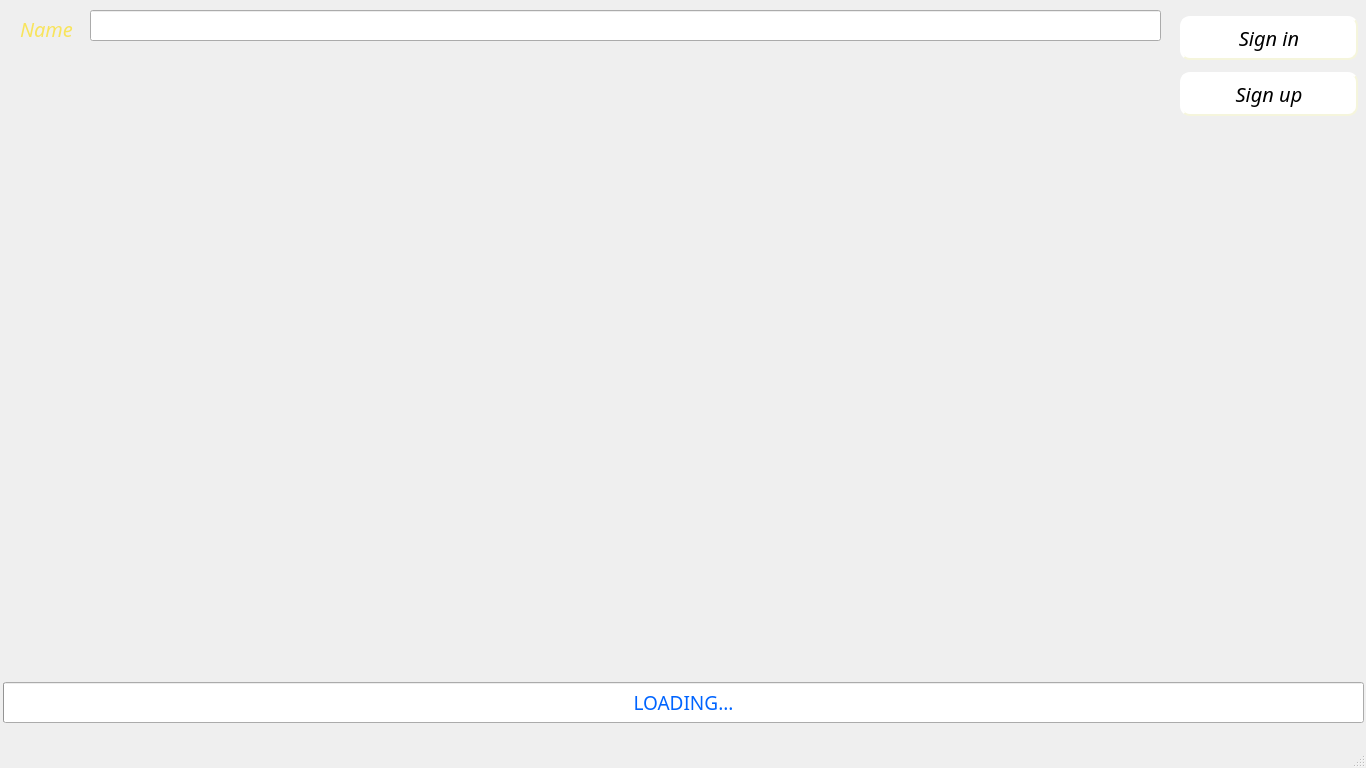
<?xml version="1.0" encoding="UTF-8"?>
<ui version="4.0">
 <class>MainWindow</class>
 <widget class="QMainWindow" name="MainWindow">
  <property name="geometry">
   <rect>
    <x>0</x>
    <y>0</y>
    <width>1366</width>
    <height>768</height>
   </rect>
  </property>
  <property name="palette">
   <palette>
    <active>
     <colorrole role="Highlight">
      <brush brushstyle="SolidPattern">
       <color alpha="255">
        <red>255</red>
        <green>77</green>
        <blue>214</blue>
       </color>
      </brush>
     </colorrole>
    </active>
    <inactive>
     <colorrole role="Highlight">
      <brush brushstyle="SolidPattern">
       <color alpha="255">
        <red>255</red>
        <green>77</green>
        <blue>214</blue>
       </color>
      </brush>
     </colorrole>
    </inactive>
    <disabled/>
   </palette>
  </property>
  <property name="cursor">
   <cursorShape>ArrowCursor</cursorShape>
  </property>
  <property name="windowTitle">
   <string>Splendor</string>
  </property>
  <property name="styleSheet">
   <string notr="true"/>
  </property>
  <widget class="QWidget" name="centralwidget">
   <widget class="QLabel" name="loding_bg_lb">
    <property name="enabled">
     <bool>true</bool>
    </property>
    <property name="geometry">
     <rect>
      <x>0</x>
      <y>0</y>
      <width>1366</width>
      <height>768</height>
     </rect>
    </property>
    <property name="cursor">
     <cursorShape>ArrowCursor</cursorShape>
    </property>
    <property name="styleSheet">
     <string notr="true">border-image:url(:/images/loading2.png)</string>
    </property>
    <property name="text">
     <string/>
    </property>
   </widget>
   <widget class="QProgressBar" name="loading_pb">
    <property name="geometry">
     <rect>
      <x>3</x>
      <y>682</y>
      <width>1361</width>
      <height>41</height>
     </rect>
    </property>
    <property name="palette">
     <palette>
      <active>
       <colorrole role="WindowText">
        <brush brushstyle="SolidPattern">
         <color alpha="255">
          <red>0</red>
          <green>126</green>
          <blue>255</blue>
         </color>
        </brush>
       </colorrole>
       <colorrole role="Text">
        <brush brushstyle="SolidPattern">
         <color alpha="255">
          <red>0</red>
          <green>100</green>
          <blue>255</blue>
         </color>
        </brush>
       </colorrole>
       <colorrole role="Highlight">
        <brush brushstyle="SolidPattern">
         <color alpha="255">
          <red>0</red>
          <green>69</green>
          <blue>255</blue>
         </color>
        </brush>
       </colorrole>
      </active>
      <inactive>
       <colorrole role="WindowText">
        <brush brushstyle="SolidPattern">
         <color alpha="255">
          <red>0</red>
          <green>126</green>
          <blue>255</blue>
         </color>
        </brush>
       </colorrole>
       <colorrole role="Text">
        <brush brushstyle="SolidPattern">
         <color alpha="255">
          <red>0</red>
          <green>100</green>
          <blue>255</blue>
         </color>
        </brush>
       </colorrole>
       <colorrole role="Highlight">
        <brush brushstyle="SolidPattern">
         <color alpha="255">
          <red>0</red>
          <green>69</green>
          <blue>255</blue>
         </color>
        </brush>
       </colorrole>
      </inactive>
      <disabled/>
     </palette>
    </property>
    <property name="font">
     <font>
      <family>Mandali</family>
      <pointsize>14</pointsize>
      <italic>false</italic>
     </font>
    </property>
    <property name="cursor">
     <cursorShape>WaitCursor</cursorShape>
    </property>
    <property name="value">
     <number>0</number>
    </property>
    <property name="textVisible">
     <bool>true</bool>
    </property>
    <property name="format">
     <string>LOADING...</string>
    </property>
   </widget>
   <widget class="QLabel" name="homescreen_bg_lb">
    <property name="geometry">
     <rect>
      <x>0</x>
      <y>0</y>
      <width>1366</width>
      <height>768</height>
     </rect>
    </property>
    <property name="styleSheet">
     <string notr="true">border-image:url(:/images/homeScreen.png)</string>
    </property>
    <property name="text">
     <string/>
    </property>
   </widget>
   <widget class="QWidget" name="verticalLayoutWidget">
    <property name="geometry">
     <rect>
      <x>1180</x>
      <y>10</y>
      <width>178</width>
      <height>112</height>
     </rect>
    </property>
    <layout class="QVBoxLayout" name="verticalLayout">
     <item>
      <widget class="QPushButton" name="signin_bt">
       <property name="palette">
        <palette>
         <active>
          <colorrole role="WindowText">
           <brush brushstyle="SolidPattern">
            <color alpha="255">
             <red>0</red>
             <green>0</green>
             <blue>0</blue>
            </color>
           </brush>
          </colorrole>
          <colorrole role="Button">
           <brush brushstyle="SolidPattern">
            <color alpha="255">
             <red>255</red>
             <green>255</green>
             <blue>255</blue>
            </color>
           </brush>
          </colorrole>
          <colorrole role="Text">
           <brush brushstyle="SolidPattern">
            <color alpha="255">
             <red>0</red>
             <green>0</green>
             <blue>0</blue>
            </color>
           </brush>
          </colorrole>
          <colorrole role="ButtonText">
           <brush brushstyle="SolidPattern">
            <color alpha="255">
             <red>0</red>
             <green>43</green>
             <blue>255</blue>
            </color>
           </brush>
          </colorrole>
          <colorrole role="Base">
           <brush brushstyle="SolidPattern">
            <color alpha="255">
             <red>255</red>
             <green>255</green>
             <blue>255</blue>
            </color>
           </brush>
          </colorrole>
          <colorrole role="Window">
           <brush brushstyle="SolidPattern">
            <color alpha="255">
             <red>255</red>
             <green>255</green>
             <blue>255</blue>
            </color>
           </brush>
          </colorrole>
          <colorrole role="PlaceholderText">
           <brush brushstyle="SolidPattern">
            <color alpha="128">
             <red>0</red>
             <green>0</green>
             <blue>0</blue>
            </color>
           </brush>
          </colorrole>
         </active>
         <inactive>
          <colorrole role="WindowText">
           <brush brushstyle="SolidPattern">
            <color alpha="255">
             <red>0</red>
             <green>0</green>
             <blue>0</blue>
            </color>
           </brush>
          </colorrole>
          <colorrole role="Button">
           <brush brushstyle="SolidPattern">
            <color alpha="255">
             <red>255</red>
             <green>255</green>
             <blue>255</blue>
            </color>
           </brush>
          </colorrole>
          <colorrole role="Text">
           <brush brushstyle="SolidPattern">
            <color alpha="255">
             <red>0</red>
             <green>0</green>
             <blue>0</blue>
            </color>
           </brush>
          </colorrole>
          <colorrole role="ButtonText">
           <brush brushstyle="SolidPattern">
            <color alpha="255">
             <red>0</red>
             <green>43</green>
             <blue>255</blue>
            </color>
           </brush>
          </colorrole>
          <colorrole role="Base">
           <brush brushstyle="SolidPattern">
            <color alpha="255">
             <red>255</red>
             <green>255</green>
             <blue>255</blue>
            </color>
           </brush>
          </colorrole>
          <colorrole role="Window">
           <brush brushstyle="SolidPattern">
            <color alpha="255">
             <red>255</red>
             <green>255</green>
             <blue>255</blue>
            </color>
           </brush>
          </colorrole>
          <colorrole role="PlaceholderText">
           <brush brushstyle="SolidPattern">
            <color alpha="128">
             <red>0</red>
             <green>0</green>
             <blue>0</blue>
            </color>
           </brush>
          </colorrole>
         </inactive>
         <disabled>
          <colorrole role="WindowText">
           <brush brushstyle="SolidPattern">
            <color alpha="255">
             <red>0</red>
             <green>0</green>
             <blue>0</blue>
            </color>
           </brush>
          </colorrole>
          <colorrole role="Button">
           <brush brushstyle="SolidPattern">
            <color alpha="255">
             <red>255</red>
             <green>255</green>
             <blue>255</blue>
            </color>
           </brush>
          </colorrole>
          <colorrole role="Text">
           <brush brushstyle="SolidPattern">
            <color alpha="255">
             <red>0</red>
             <green>0</green>
             <blue>0</blue>
            </color>
           </brush>
          </colorrole>
          <colorrole role="ButtonText">
           <brush brushstyle="SolidPattern">
            <color alpha="255">
             <red>0</red>
             <green>0</green>
             <blue>0</blue>
            </color>
           </brush>
          </colorrole>
          <colorrole role="Base">
           <brush brushstyle="SolidPattern">
            <color alpha="255">
             <red>255</red>
             <green>255</green>
             <blue>255</blue>
            </color>
           </brush>
          </colorrole>
          <colorrole role="Window">
           <brush brushstyle="SolidPattern">
            <color alpha="255">
             <red>255</red>
             <green>255</green>
             <blue>255</blue>
            </color>
           </brush>
          </colorrole>
          <colorrole role="PlaceholderText">
           <brush brushstyle="SolidPattern">
            <color alpha="128">
             <red>0</red>
             <green>0</green>
             <blue>0</blue>
            </color>
           </brush>
          </colorrole>
         </disabled>
        </palette>
       </property>
       <property name="font">
        <font>
         <family>Mandali</family>
         <pointsize>15</pointsize>
         <italic>true</italic>
        </font>
       </property>
       <property name="styleSheet">
        <string notr="true">color:black;
background-color:white;
border-style: outset;
border-width: 2px;
border-radius: 10px;
border-color: beige;
padding: 6px;
</string>
       </property>
       <property name="text">
        <string>Sign in</string>
       </property>
      </widget>
     </item>
     <item>
      <widget class="QPushButton" name="signup_bt">
       <property name="palette">
        <palette>
         <active>
          <colorrole role="WindowText">
           <brush brushstyle="SolidPattern">
            <color alpha="255">
             <red>0</red>
             <green>0</green>
             <blue>0</blue>
            </color>
           </brush>
          </colorrole>
          <colorrole role="Button">
           <brush brushstyle="SolidPattern">
            <color alpha="255">
             <red>255</red>
             <green>255</green>
             <blue>255</blue>
            </color>
           </brush>
          </colorrole>
          <colorrole role="Text">
           <brush brushstyle="SolidPattern">
            <color alpha="255">
             <red>0</red>
             <green>0</green>
             <blue>0</blue>
            </color>
           </brush>
          </colorrole>
          <colorrole role="ButtonText">
           <brush brushstyle="SolidPattern">
            <color alpha="255">
             <red>0</red>
             <green>43</green>
             <blue>255</blue>
            </color>
           </brush>
          </colorrole>
          <colorrole role="Base">
           <brush brushstyle="SolidPattern">
            <color alpha="255">
             <red>255</red>
             <green>255</green>
             <blue>255</blue>
            </color>
           </brush>
          </colorrole>
          <colorrole role="Window">
           <brush brushstyle="SolidPattern">
            <color alpha="255">
             <red>255</red>
             <green>255</green>
             <blue>255</blue>
            </color>
           </brush>
          </colorrole>
          <colorrole role="PlaceholderText">
           <brush brushstyle="SolidPattern">
            <color alpha="128">
             <red>0</red>
             <green>0</green>
             <blue>0</blue>
            </color>
           </brush>
          </colorrole>
         </active>
         <inactive>
          <colorrole role="WindowText">
           <brush brushstyle="SolidPattern">
            <color alpha="255">
             <red>0</red>
             <green>0</green>
             <blue>0</blue>
            </color>
           </brush>
          </colorrole>
          <colorrole role="Button">
           <brush brushstyle="SolidPattern">
            <color alpha="255">
             <red>255</red>
             <green>255</green>
             <blue>255</blue>
            </color>
           </brush>
          </colorrole>
          <colorrole role="Text">
           <brush brushstyle="SolidPattern">
            <color alpha="255">
             <red>0</red>
             <green>0</green>
             <blue>0</blue>
            </color>
           </brush>
          </colorrole>
          <colorrole role="ButtonText">
           <brush brushstyle="SolidPattern">
            <color alpha="255">
             <red>0</red>
             <green>43</green>
             <blue>255</blue>
            </color>
           </brush>
          </colorrole>
          <colorrole role="Base">
           <brush brushstyle="SolidPattern">
            <color alpha="255">
             <red>255</red>
             <green>255</green>
             <blue>255</blue>
            </color>
           </brush>
          </colorrole>
          <colorrole role="Window">
           <brush brushstyle="SolidPattern">
            <color alpha="255">
             <red>255</red>
             <green>255</green>
             <blue>255</blue>
            </color>
           </brush>
          </colorrole>
          <colorrole role="PlaceholderText">
           <brush brushstyle="SolidPattern">
            <color alpha="128">
             <red>0</red>
             <green>0</green>
             <blue>0</blue>
            </color>
           </brush>
          </colorrole>
         </inactive>
         <disabled>
          <colorrole role="WindowText">
           <brush brushstyle="SolidPattern">
            <color alpha="255">
             <red>0</red>
             <green>0</green>
             <blue>0</blue>
            </color>
           </brush>
          </colorrole>
          <colorrole role="Button">
           <brush brushstyle="SolidPattern">
            <color alpha="255">
             <red>255</red>
             <green>255</green>
             <blue>255</blue>
            </color>
           </brush>
          </colorrole>
          <colorrole role="Text">
           <brush brushstyle="SolidPattern">
            <color alpha="255">
             <red>0</red>
             <green>0</green>
             <blue>0</blue>
            </color>
           </brush>
          </colorrole>
          <colorrole role="ButtonText">
           <brush brushstyle="SolidPattern">
            <color alpha="255">
             <red>0</red>
             <green>0</green>
             <blue>0</blue>
            </color>
           </brush>
          </colorrole>
          <colorrole role="Base">
           <brush brushstyle="SolidPattern">
            <color alpha="255">
             <red>255</red>
             <green>255</green>
             <blue>255</blue>
            </color>
           </brush>
          </colorrole>
          <colorrole role="Window">
           <brush brushstyle="SolidPattern">
            <color alpha="255">
             <red>255</red>
             <green>255</green>
             <blue>255</blue>
            </color>
           </brush>
          </colorrole>
          <colorrole role="PlaceholderText">
           <brush brushstyle="SolidPattern">
            <color alpha="128">
             <red>0</red>
             <green>0</green>
             <blue>0</blue>
            </color>
           </brush>
          </colorrole>
         </disabled>
        </palette>
       </property>
       <property name="font">
        <font>
         <family>Mandali</family>
         <pointsize>15</pointsize>
         <italic>true</italic>
        </font>
       </property>
       <property name="styleSheet">
        <string notr="true">color:black;
background-color:white;
border-style: outset;
border-width: 2px;
border-radius: 10px;
border-color: beige;
padding: 6px;
</string>
       </property>
       <property name="text">
        <string>Sign up</string>
       </property>
      </widget>
     </item>
    </layout>
   </widget>
   <widget class="QLabel" name="name_lb">
    <property name="geometry">
     <rect>
      <x>20</x>
      <y>13</y>
      <width>61</width>
      <height>31</height>
     </rect>
    </property>
    <property name="palette">
     <palette>
      <active>
       <colorrole role="WindowText">
        <brush brushstyle="SolidPattern">
         <color alpha="255">
          <red>248</red>
          <green>228</green>
          <blue>92</blue>
         </color>
        </brush>
       </colorrole>
      </active>
      <inactive>
       <colorrole role="WindowText">
        <brush brushstyle="SolidPattern">
         <color alpha="255">
          <red>248</red>
          <green>228</green>
          <blue>92</blue>
         </color>
        </brush>
       </colorrole>
      </inactive>
      <disabled/>
     </palette>
    </property>
    <property name="font">
     <font>
      <family>Mandali</family>
      <pointsize>15</pointsize>
      <italic>true</italic>
     </font>
    </property>
    <property name="text">
     <string>Name</string>
    </property>
   </widget>
   <widget class="QLineEdit" name="name_le">
    <property name="geometry">
     <rect>
      <x>90</x>
      <y>10</y>
      <width>1071</width>
      <height>31</height>
     </rect>
    </property>
    <property name="font">
     <font>
      <family>Mandali</family>
      <pointsize>15</pointsize>
      <italic>true</italic>
     </font>
    </property>
   </widget>
  </widget>
  <widget class="QMenuBar" name="menubar">
   <property name="geometry">
    <rect>
     <x>0</x>
     <y>0</y>
     <width>1366</width>
     <height>22</height>
    </rect>
   </property>
  </widget>
  <widget class="QStatusBar" name="statusbar"/>
 </widget>
 <resources/>
 <connections/>
</ui>
